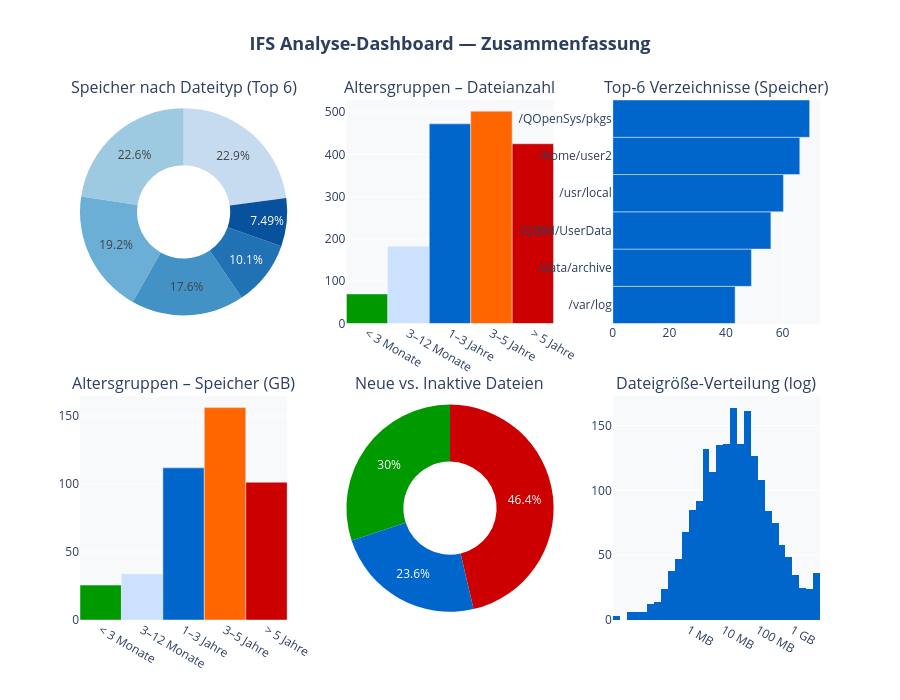

Notebook source saved alongside this figure:
### Markdown cell above
---
## 🔟 Zusammenfassung: KPI-Dashboard (Plotly — eine Seite)

> **Ideal als letzte Folie / Zusammenfassung** für den Vorgesetzten.

### Code cell
fig_dash = make_subplots(
    rows=2, cols=3,
    subplot_titles=(
        'Speicher nach Dateityp (Top 6)',
        'Altersgruppen – Dateianzahl',
        'Top-6 Verzeichnisse (Speicher)',
        'Altersgruppen – Speicher (GB)',
        'Neue vs. Inaktive Dateien',
        'Dateigröße-Verteilung (log)',
    ),
    specs=[
        [{'type': 'pie'}, {'type': 'bar'}, {'type': 'bar'}],
        [{'type': 'bar'}, {'type': 'pie'}, {'type': 'histogram'}],
    ],
    vertical_spacing=0.14,
    horizontal_spacing=0.08,
)

dash_colors = px.colors.sequential.Blues[2:]

# R1C1 — Pie Dateityp
top6 = by_ext.head(6)
fig_dash.add_trace(go.Pie(labels=top6.index.str.upper(), values=top6.values,
                          hole=0.45, showlegend=False,
                          marker_colors=dash_colors), row=1, col=1)

# R1C2 — Balken Altersgruppen Anzahl
fig_dash.add_trace(go.Bar(x=age_cnt['altersgruppe'].astype(str), y=age_cnt['Anzahl'],
                          marker_color=farben, showlegend=False), row=1, col=2)

# R1C3 — Top6 Verzeichnisse Speicher
top6dir = by_dir.head(6).sort_values('Speicher_GB')
fig_dash.add_trace(go.Bar(x=top6dir['Speicher_GB'], y=top6dir.index,
                          orientation='h', marker_color=CORP_ACCENT,
                          showlegend=False), row=1, col=3)

# R2C1 — Balken Altersgruppen Speicher
fig_dash.add_trace(go.Bar(x=age_cnt['altersgruppe'].astype(str), y=age_cnt['Speicher_GB'],
                          marker_color=farben, showlegend=False), row=2, col=1)

# R2C2 — Pie Aktiv/Inaktiv
aktiv   = (ef['alter_tage'] <= 365).sum()
mittel  = ((ef['alter_tage'] > 365) & (ef['alter_tage'] <= 3*365)).sum()
inaktiv = (ef['alter_tage'] > 3*365).sum()
fig_dash.add_trace(go.Pie(
    labels=['Aktiv (< 1J)', 'Mittel (1–3J)', 'Inaktiv (> 3J)'],
    values=[aktiv, mittel, inaktiv],
    hole=0.45, showlegend=False,
    marker_colors=[CORP_OK, CORP_ACCENT, '#CC0000']
), row=2, col=2)

# R2C3 — Histogram Dateigröße
fig_dash.add_trace(go.Histogram(
    x=np.log10(ef['Size'].clip(lower=0.001)),
    nbinsx=30,
    marker_color=CORP_ACCENT,
    showlegend=False,
), row=2, col=3)

fig_dash.update_layout(
    title=dict(text='<b>IFS Analyse-Dashboard — Zusammenfassung</b>', font_size=18, x=0.5),
    height=700,
    paper_bgcolor='white',
    plot_bgcolor='#F8F9FA',
)
fig_dash.update_xaxes(row=2, col=3,
    tickvals=[0, 1, 2, 3],
    ticktext=['1 MB', '10 MB', '100 MB', '1 GB'])

fig_dash.show()
fig_dash.write_html('ifs_dashboard_gesamt.html')
print('💾 Vollständiges Dashboard gespeichert: ifs_dashboard_gesamt.html')

### Figure 1 — Plotly figure (JSON) as saved in the notebook; plotly's stock layout.template omitted (floating-point values rounded to 4 significant figures; data arrays with more than 128 entries replaced by an {"elided": "..."} marker saying what was removed)
{"data": [{"domain": {"x": [0, 0.28], "y": [0.57, 1]}, "hole": 0.45, "labels": ["TXT", "LOG", "CSV", "", "XLSX", "SH"], "marker": {"colors": ["rgb(198,219,239)", "rgb(158,202,225)", "rgb(107,174,214)", "rgb(66,146,198)", "rgb(33,113,181)", "rgb(8,81,156)", "rgb(8,48,107)"]}, "showlegend": false, "type": "pie", "values": [92360.0, 91370.0, 77470.0, 71220.0, 40970.0, 30240.0]}, {"marker": {"color": ["#009900", "#CCE0FF", "#0066CC", "#FF6600", "#CC0000"]}, "showlegend": false, "type": "bar", "x": ["< 3 Monate", "3–12 Monate", "1–3 Jahre", "3–5 Jahre", "> 5 Jahre"], "xaxis": "x", "y": [70, 182, 472, 502, 425], "yaxis": "y"}, {"marker": {"color": "#0066CC"}, "orientation": "h", "showlegend": false, "type": "bar", "x": [43.21, 48.98, 55.87, 60.31, 66.08, 69.56], "xaxis": "x2", "y": ["/var/log", "/data/archive", "/QIBM/UserData", "/usr/local", "/home/user2", "/QOpenSys/pkgs"], "yaxis": "y2"}, {"marker": {"color": ["#009900", "#CCE0FF", "#0066CC", "#FF6600", "#CC0000"]}, "showlegend": false, "type": "bar", "x": ["< 3 Monate", "3–12 Monate", "1–3 Jahre", "3–5 Jahre", "> 5 Jahre"], "xaxis": "x3", "y": [25.65, 33.79, 111.9, 156.2, 101.2], "yaxis": "y3"}, {"domain": {"x": [0.36, 0.64], "y": [0, 0.43]}, "hole": 0.45, "labels": ["Aktiv (< 1J)", "Mittel (1–3J)", "Inaktiv (> 3J)"], "marker": {"colors": ["#009900", "#0066CC", "#CC0000"]}, "showlegend": false, "type": "pie", "values": [601, 472, 927]}, {"marker": {"color": "#0066CC"}, "nbinsx": 30, "showlegend": false, "type": "histogram", "x": {"elided": "2000 float values"}, "xaxis": "x4", "yaxis": "y4"}], "layout": {"annotations": [{"font": {"size": 16}, "showarrow": false, "text": "Speicher nach Dateityp (Top 6)", "x": 0.14, "xanchor": "center", "xref": "paper", "y": 1, "yanchor": "bottom", "yref": "paper"}, {"font": {"size": 16}, "showarrow": false, "text": "Altersgruppen – Dateianzahl", "x": 0.5, "xanchor": "center", "xref": "paper", "y": 1, "yanchor": "bottom", "yref": "paper"}, {"font": {"size": 16}, "showarrow": false, "text": "Top-6 Verzeichnisse (Speicher)", "x": 0.86, "xanchor": "center", "xref": "paper", "y": 1, "yanchor": "bottom", "yref": "paper"}, {"font": {"size": 16}, "showarrow": false, "text": "Altersgruppen – Speicher (GB)", "x": 0.14, "xanchor": "center", "xref": "paper", "y": 0.43, "yanchor": "bottom", "yref": "paper"}, {"font": {"size": 16}, "showarrow": false, "text": "Neue vs. Inaktive Dateien", "x": 0.5, "xanchor": "center", "xref": "paper", "y": 0.43, "yanchor": "bottom", "yref": "paper"}, {"font": {"size": 16}, "showarrow": false, "text": "Dateigröße-Verteilung (log)", "x": 0.86, "xanchor": "center", "xref": "paper", "y": 0.43, "yanchor": "bottom", "yref": "paper"}], "height": 700, "paper_bgcolor": "white", "plot_bgcolor": "#F8F9FA", "title": {"font": {"size": 18}, "text": "<b>IFS Analyse-Dashboard — Zusammenfassung</b>", "x": 0.5}, "xaxis": {"anchor": "y", "domain": [0.36, 0.64]}, "xaxis2": {"anchor": "y2", "domain": [0.72, 1]}, "xaxis3": {"anchor": "y3", "domain": [0, 0.28]}, "xaxis4": {"anchor": "y4", "domain": [0.72, 1], "ticktext": ["1 MB", "10 MB", "100 MB", "1 GB"], "tickvals": [0, 1, 2, 3]}, "yaxis": {"anchor": "x", "domain": [0.57, 1]}, "yaxis2": {"anchor": "x2", "domain": [0.57, 1]}, "yaxis3": {"anchor": "x3", "domain": [0, 0.43]}, "yaxis4": {"anchor": "x4", "domain": [0, 0.43]}}}
